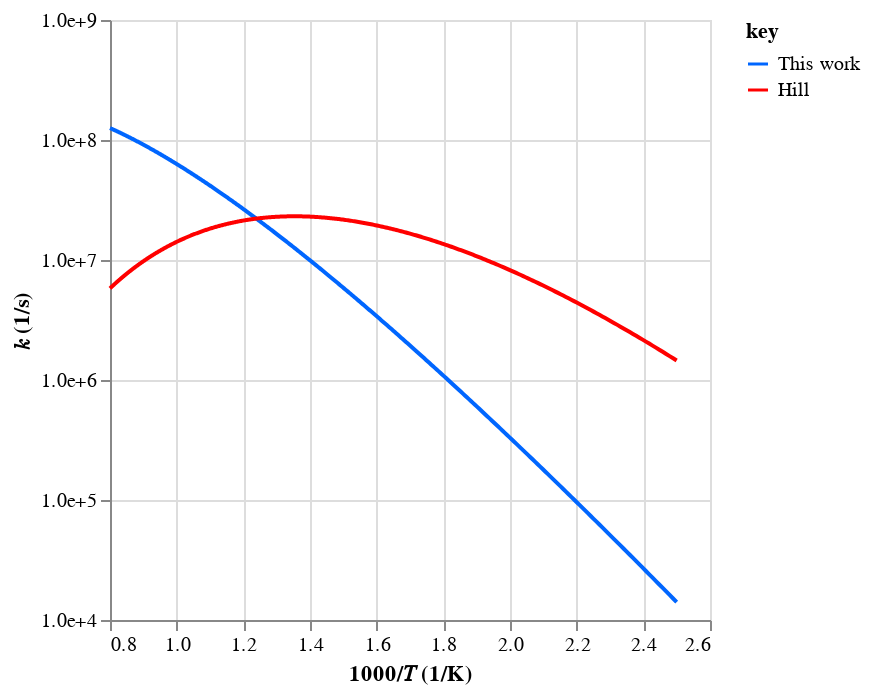
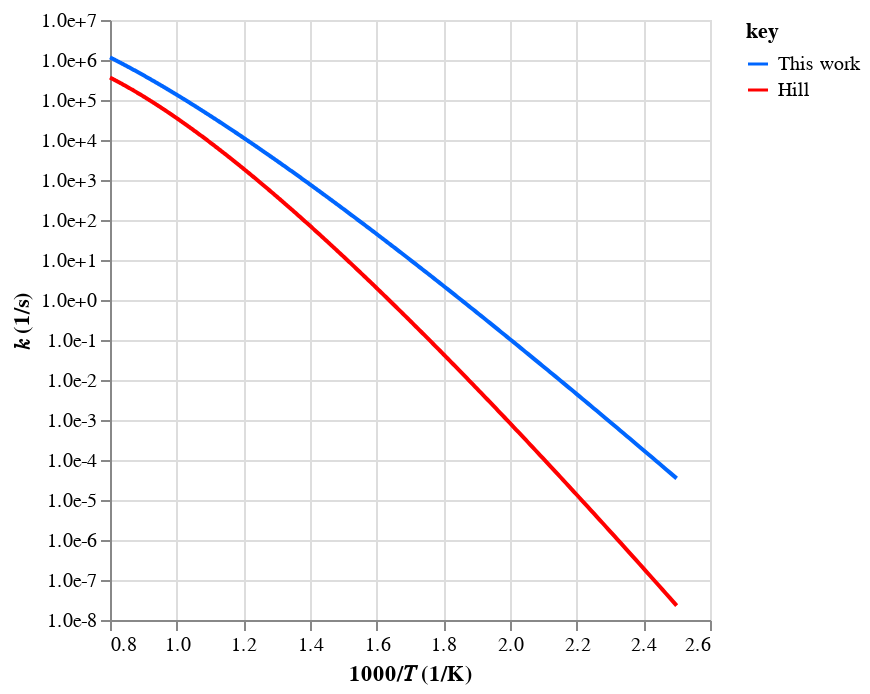

Notebook code cell kept with these figures, in order:
### Code cell
# Check rates
workflow.plot_rates(tag=tag, root_path=root_path)

### Figure 1 — Vega-Lite specification as saved in the notebook (floating-point values rounded to 4 significant figures; data arrays with more than 128 entries replaced by an {"elided": "..."} marker saying what was removed)
{"config": {"view": {"continuousWidth": 300, "continuousHeight": 300}}, "data": {"name": "data-cb3a7f8e986b2be7fc6a609e8d027add"}, "mark": {"type": "line"}, "encoding": {"color": {"field": "key", "scale": {"domain": ["This work", "Hill"], "range": ["#0066ff", "#ff0000"]}, "type": "nominal"}, "x": {"field": "x", "title": "1000/𝑇 (1/K)", "type": "quantitative"}, "y": {"axis": {"format": ".1e", "values": [10000, 100000, 1000000, 10000000, 100000000, 1000000000]}, "field": "value", "scale": {"type": "log"}, "title": "𝑘 (1/s)", "type": "quantitative"}}, "transform": [{"fold": ["This work", "Hill"]}], "$schema": "https://vega.github.io/schema/vega-lite/v5.20.1.json", "datasets": {"data-cb3a7f8e986b2be7fc6a609e8d027add": {"elided": "500 records"}}}

### Figure 2 — Vega-Lite specification as saved in the notebook (floating-point values rounded to 4 significant figures; data arrays with more than 128 entries replaced by an {"elided": "..."} marker saying what was removed)
{"config": {"view": {"continuousWidth": 300, "continuousHeight": 300}}, "data": {"name": "data-8671ed6b971c0e1eff4de5271da0109c"}, "mark": {"type": "line"}, "encoding": {"color": {"field": "key", "scale": {"domain": ["This work", "Hill"], "range": ["#0066ff", "#ff0000"]}, "type": "nominal"}, "x": {"field": "x", "title": "1000/𝑇 (1/K)", "type": "quantitative"}, "y": {"axis": {"format": ".1e", "values": [1e-08, 1e-07, 1e-06, 1e-05, 0.0001, 0.001, 0.01, 0.1, 1, 10, 100, 1000, 10000, 100000, 1000000, 10000000]}, "field": "value", "scale": {"type": "log"}, "title": "𝑘 (1/s)", "type": "quantitative"}}, "transform": [{"fold": ["This work", "Hill"]}], "$schema": "https://vega.github.io/schema/vega-lite/v5.20.1.json", "datasets": {"data-8671ed6b971c0e1eff4de5271da0109c": {"elided": "500 records"}}}
